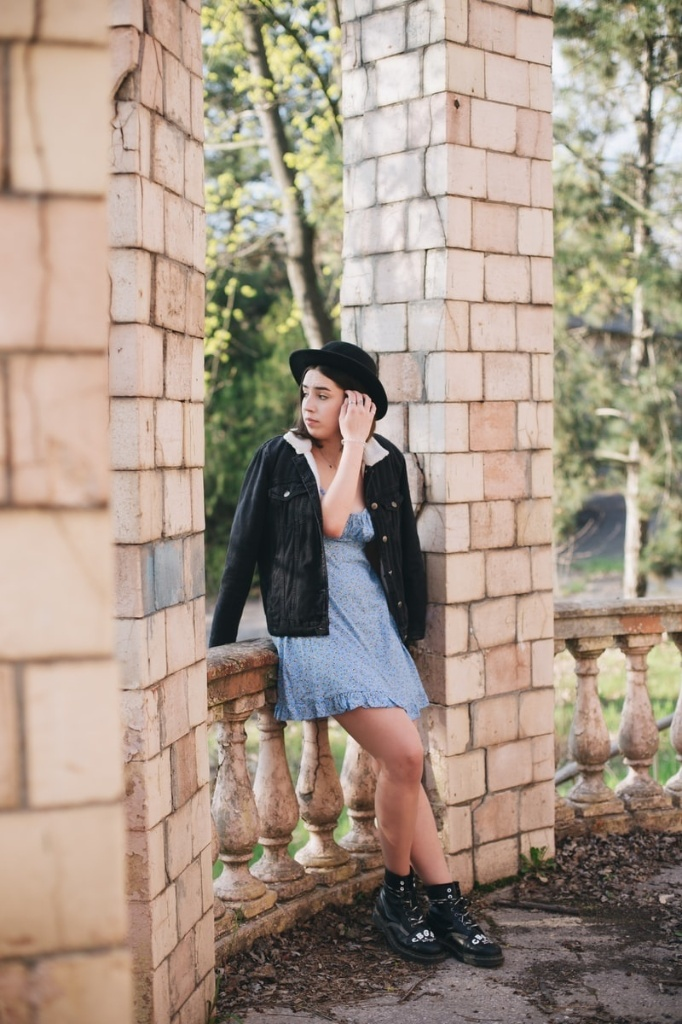
#> input picture extract_main_color/imgs/1.jpg, 682 x 1024 px; its folder holds only this picture in this run
$ python extract_main_color.py
#> lines starting #> are read from the running program, lines starting #| are printed output that depends on the picture
#> further down, img is the input picture: shape (1024, 682, 3); mean B, G, R 135.4, 149.7, 166
import numpy as np
import cv2

from pathlib import Path


def get_main_hsv_color(img):
    # img1 = cv2.resize(img, (round(img.shape[1] / 10), round(img.shape[0] / 10)))
    img = cv2.cvtColor(img, cv2.COLOR_BGR2HSV)
#> img: shape (1024, 682, 3); mean H, S, V 27.9, 56, 168.5
    # s = np.mean(np.reshape(img[:, :, 1], -1))
    # v = np.mean(np.reshape(img[:, :, 2], -1))
    harr = img[:, :, 0]
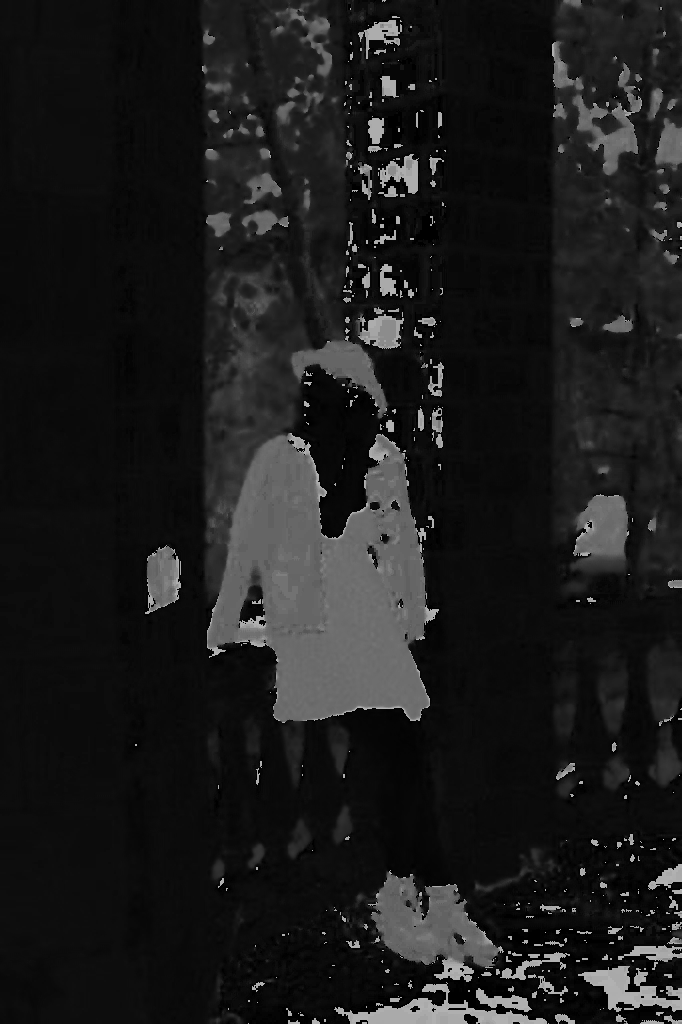
#> harr: shape (1024, 682); min 0, max 179, mean 27.9
    h = np.argmax(np.bincount(np.reshape(img[:, :, 0], -1)))
#> h = 11
    xy = np.where(harr == h)
#> xy = 103894 positions, rows 0 to 1023, columns 0 to 681
    nimg = img[xy]
    s = np.mean(nimg[:, 1])
#> s = 59.22
    v = np.mean(nimg[:, 2])
#> v = 188.4

    tc = np.array([h, s, v], dtype=np.uint8)
#> tc = [11, 59, 188]
    tc = tc.reshape(1, 1, 3)
#> tc = [[11, 59, 188]]
    tc_bgr = cv2.cvtColor(tc, cv2.COLOR_HSV2BGR)
#> tc_bgr = [[145, 160, 188]]
    tc_bgr = tc_bgr.reshape(-1)
#> tc_bgr = [145, 160, 188]
    b, g, r = tc_bgr[0], tc_bgr[1], tc_bgr[2]
#> b = 145; g = 160; r = 188
    return b, g, r
    # [6 lines of commented-out code are left out]


if __name__ == "__main__":
    img_dir = Path("imgs")
    result_dir = Path("color_results")
    img_paths = img_dir.rglob("*.jpg")
    for img_path in img_paths:
        img = cv2.imread(str(img_path))
        b, g, r = get_main_hsv_color(img)
#> b = 145; g = 160; r = 188
        save_img = np.zeros_like(img, dtype=np.uint8)
        save_img[:, :, 0] = b
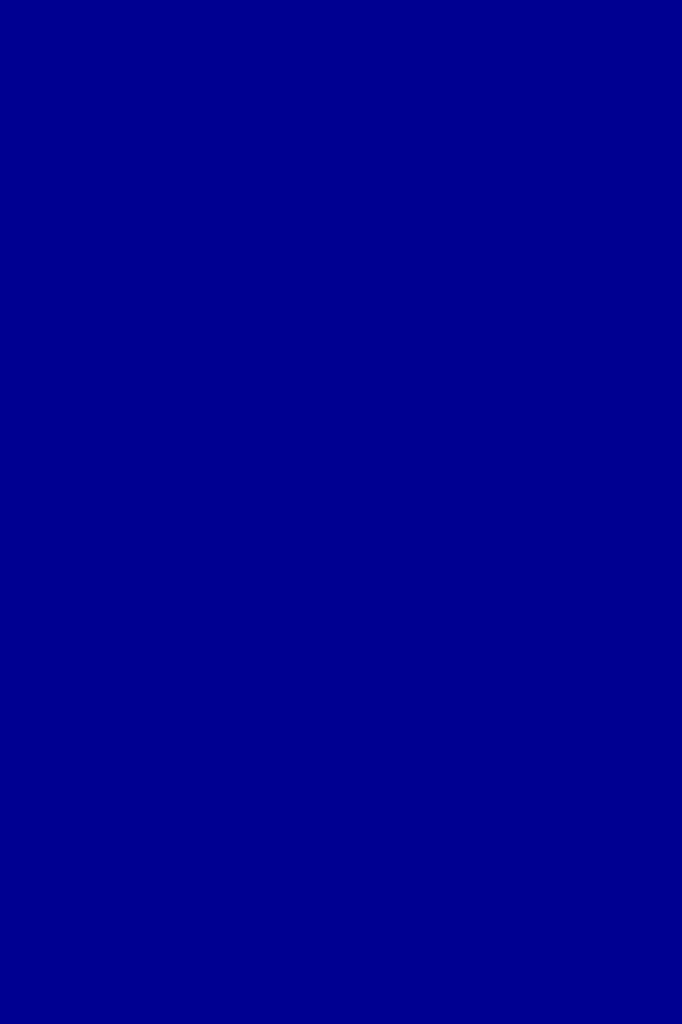
#> save_img: shape (1024, 682, 3); mean of channels 0, 1, 2 145, 0, 0; drawn as B, G, R
        save_img[:, :, 1] = g
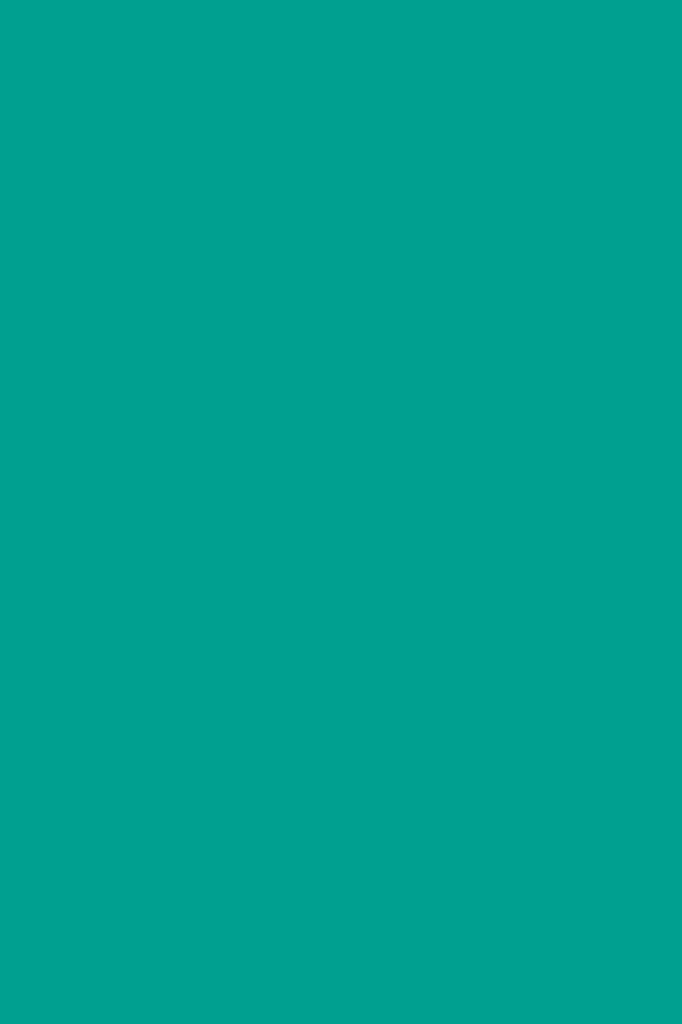
#> save_img: shape (1024, 682, 3); mean of channels 0, 1, 2 145, 160, 0; drawn as B, G, R
        save_img[:, :, 2] = r
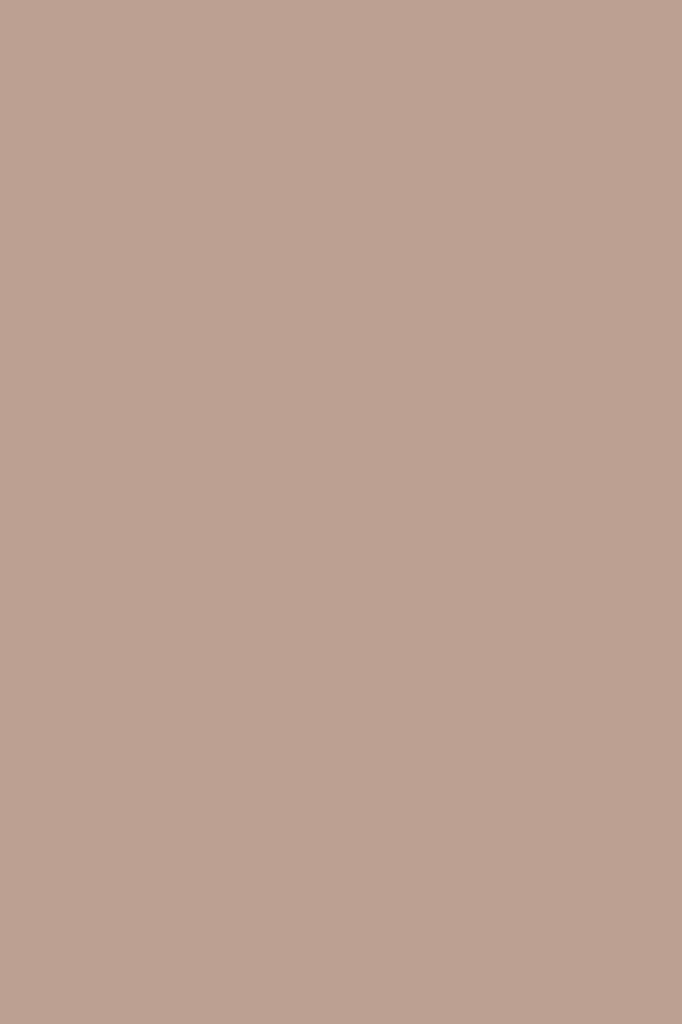
#> save_img: shape (1024, 682, 3); mean of channels 0, 1, 2 145, 160, 188; drawn as B, G, R

        save_path = result_dir.joinpath(img_path.name)
        cv2.imwrite(str(save_path), save_img)
        pass
